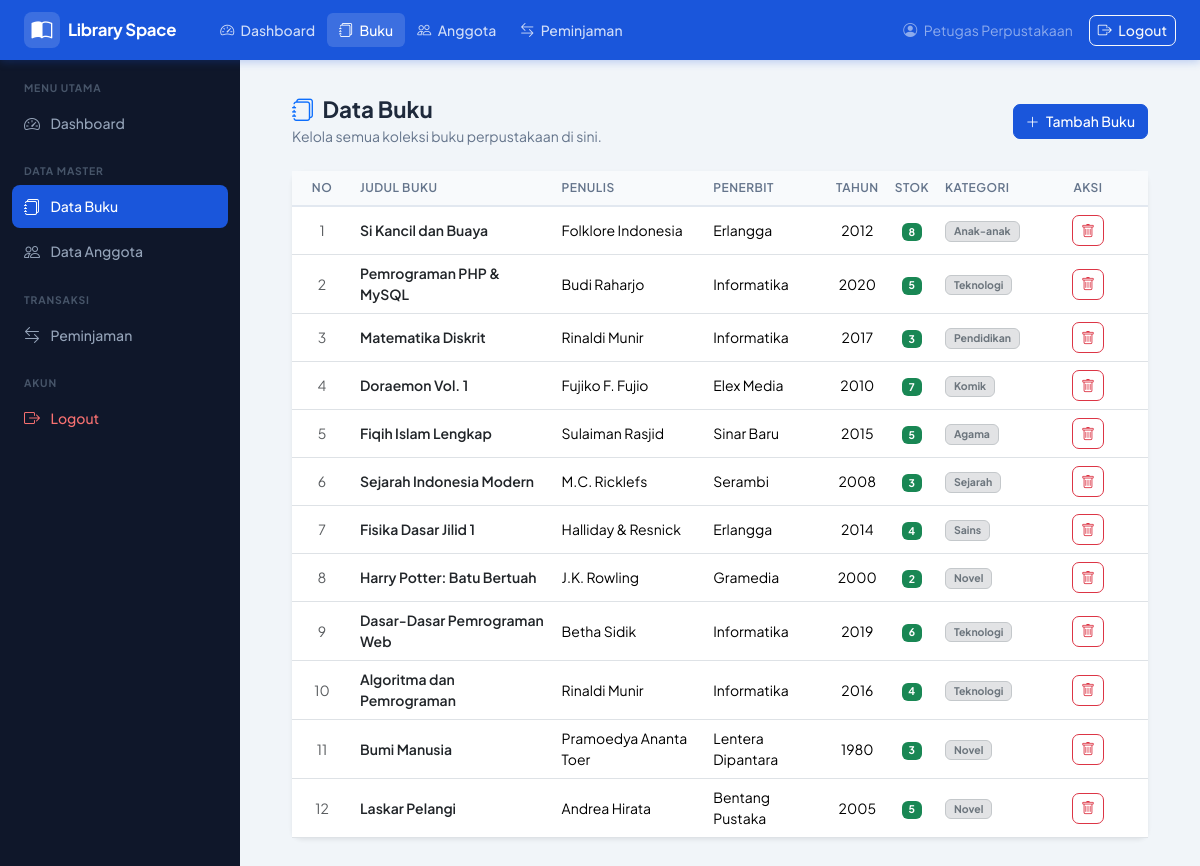
Page /pages/buku/index.php (signed in) on the committed database.
### tables this page shows
CREATE TABLE buku (
  id_buku     INT AUTO_INCREMENT PRIMARY KEY,
  judul       VARCHAR(200) NOT NULL,
  penulis     VARCHAR(100) NOT NULL,
  penerbit    VARCHAR(100) NOT NULL,
  tahun       YEAR         NOT NULL,
  stok        INT          NOT NULL DEFAULT 0,
  cover       VARCHAR(255) DEFAULT NULL,
  id_kategori INT          NOT NULL,
  created_at  TIMESTAMP DEFAULT CURRENT_TIMESTAMP,
  CONSTRAINT fk_buku_kategori FOREIGN KEY (id_kategori)
    REFERENCES kategori(id_kategori)
    ON UPDATE CASCADE ON DELETE RESTRICT
);

CREATE TABLE kategori (
  id_kategori    INT AUTO_INCREMENT PRIMARY KEY,
  nama_kategori  VARCHAR(100) NOT NULL
);

### pages/buku/index.php (the view, shortened to what this page needs)
<?php
require_once __DIR__ . '/../../config/koneksi.php';
require_once __DIR__ . '/../../includes/header.php';
$sql = "SELECT buku.*, kategori.nama_kategori
        FROM buku
        JOIN kategori ON buku.id_kategori = kategori.id_kategori
        ORDER BY buku.id_buku DESC";
$result = mysqli_query($koneksi, $sql);
?>
<div class="d-flex">
  <?php require_once __DIR__ . '/../../includes/sidebar.php'; ?>
  <div class="main-wrapper flex-grow-1">
    <?php require_once __DIR__ . '/../../includes/navbar.php'; ?>
    <div class="pt-2 px-4">
      <div class="page-header d-flex justify-content-between align-items-center mb-4">
        <div>
          <h1><i class="bi bi-journals me-2 text-primary"></i>Data Buku</h1>
          <p>Kelola semua koleksi buku perpustakaan di sini.</p>
        </div>
        <a href="tambah.php" class="btn btn-primary">
          <i class="bi bi-plus-lg me-1"></i> Tambah Buku
        </a>
      </div>
      <div class="card shadow-sm border-0">
        <div class="card-body p-0">
          <div class="table-responsive">
            <table class="table table-hover align-middle mb-0">
              <thead class="table-light">
                <tr>
                  <th class="text-center" style="width: 60px;">No</th>
                  <th>Judul Buku</th>
                  <th>Penulis</th>
                  <th>Penerbit</th>
                  <th class="text-center">Tahun</th>
                  <th class="text-center">Stok</th>
                  <th>Kategori</th>
                  <th class="text-center" style="width: 120px;">Aksi</th>
                </tr>
              </thead>
              <tbody>
                <?php
                if (mysqli_num_rows($result) > 0):
                  $no = 1;
                  while ($row = mysqli_fetch_assoc($result)):
                ?>
                  <tr>
                    <td class="text-center text-muted"><?= $no++ ?></td>
                    <td class="fw-semibold text-dark"><?= htmlspecialchars($row['judul']) ?></td>
                    <td><?= htmlspecialchars($row['penulis']) ?></td>
                    <td><?= htmlspecialchars($row['penerbit']) ?></td>
                    <td class="text-center"><?= $row['tahun'] ?></td>
                    <td class="text-center">
                      <span class="badge bg-<?= $row['stok'] > 0 ? 'success' : 'danger' ?>">
                        <?= $row['stok'] ?>
                      </span>
                    </td>
                    <td><span class="badge bg-secondary-subtle text-secondary border border-secondary-subtle px-2 py-1"><?= htmlspecialchars($row['nama_kategori']) ?></span></td>
                    <td class="text-center">
                      <button onclick="konfirmasiHapus('hapus.php?id=<?= $row['id_buku'] ?>', '<?= htmlspecialchars($row['judul']) ?>')" class="btn btn-sm btn-outline-danger" title="Hapus">
                        <i class="bi bi-trash"></i>
                      </button>
                    </td>
                  </tr>
                <?php
                  endwhile;
                endif; ?>
              </tbody>
            </table>
          </div>
        </div>
      </div>
    </div>
  </div></div><?php require_once __DIR__ . '/../../includes/footer.php'; ?>

### assets/css/style.css (style rules this page uses)
:root { --primary: #1a56db; --primary-dark: #1343af; --primary-light: #e8effe; --sidebar-bg: #0f172a; --sidebar-w: 240px; --navbar-h: 60px; --text-main: #1e293b; --text-muted: #64748b; --border: #e2e8f0; --bg-page: #f1f5f9; --white: #ffffff; --success: #16a34a; --danger: #dc2626; --warning: #d97706; --radius: 10px; --shadow-sm: 0 1px 3px rgba(0,0,0,.08); --shadow-md: 0 4px 12px rgba(0,0,0,.10); }
*, *::before, *::after { box-sizing: border-box; }
body { font-family: 'Plus Jakarta Sans', sans-serif; background: var(--bg-page); color: var(--text-main); margin: 0; padding: 0; }
.main-wrapper { margin-left: var(--sidebar-w); margin-top: var(--navbar-h); min-height: calc(100vh - var(--navbar-h)); padding: 1.75rem; }
.page-header { margin-bottom: 1.5rem; }
.page-header h1 { font-size: 1.4rem; font-weight: 700; color: var(--text-main); margin: 0 0 .2rem; }
.page-header p { color: var(--text-muted); margin: 0; font-size: .875rem; }
.card { border: 1px solid var(--border); border-radius: var(--radius); box-shadow: var(--shadow-sm); }
.table { font-size: .875rem; margin: 0; }
.table thead th { background: #f8fafc; color: var(--text-muted); font-size: .75rem; font-weight: 600; text-transform: uppercase; letter-spacing: .04em; border-bottom: 2px solid var(--border); white-space: nowrap; }
.btn { font-size: .875rem; font-weight: 500; border-radius: 7px; }
.btn-primary { background: var(--primary); border-color: var(--primary); }

### rows in the picture
buku: judul "Si Kancil dan Buaya", penulis "Folklore Indonesia", penerbit "Erlangga", tahun "2012", stok "8", id_kategori.nama_kategori "Anak-anak"
buku: judul "Pemrograman PHP & MySQL", penulis "Budi Raharjo", penerbit "Informatika", tahun "2020", stok "5", id_kategori.nama_kategori "Teknologi"
buku: judul "Matematika Diskrit", penulis "Rinaldi Munir", penerbit "Informatika", tahun "2017", stok "3", id_kategori.nama_kategori "Pendidikan"
buku: judul "Doraemon Vol. 1", penulis "Fujiko F. Fujio", penerbit "Elex Media", tahun "2010", stok "7", id_kategori.nama_kategori "Komik"
buku: judul "Fiqih Islam Lengkap", penulis "Sulaiman Rasjid", penerbit "Sinar Baru", tahun "2015", stok "5", id_kategori.nama_kategori "Agama"
buku: judul "Sejarah Indonesia Modern", penulis "M.C. Ricklefs", penerbit "Serambi", tahun "2008", stok "3", id_kategori.nama_kategori "Sejarah"
buku: judul "Fisika Dasar Jilid 1", penulis "Halliday & Resnick", penerbit "Erlangga", tahun "2014", stok "4", id_kategori.nama_kategori "Sains"
buku: judul "Harry Potter: Batu Bertuah", penulis "J.K. Rowling", penerbit "Gramedia", tahun "2000", stok "2", id_kategori.nama_kategori "Novel"
buku: judul "Dasar-Dasar Pemrograman Web", penulis "Betha Sidik", penerbit "Informatika", tahun "2019", stok "6", id_kategori.nama_kategori "Teknologi"
buku: judul "Algoritma dan Pemrograman", penulis "Rinaldi Munir", penerbit "Informatika", tahun "2016", stok "4", id_kategori.nama_kategori "Teknologi"
buku: judul "Bumi Manusia", penulis "Pramoedya Ananta Toer", penerbit "Lentera Dipantara", tahun "1980", stok "3", id_kategori.nama_kategori "Novel"
buku: judul "Laskar Pelangi", penulis "Andrea Hirata", penerbit "Bentang Pustaka", tahun "2005", stok "5", id_kategori.nama_kategori "Novel"

### other values in the picture
$_SESSION['nama'] "Petugas Perpustakaan"
